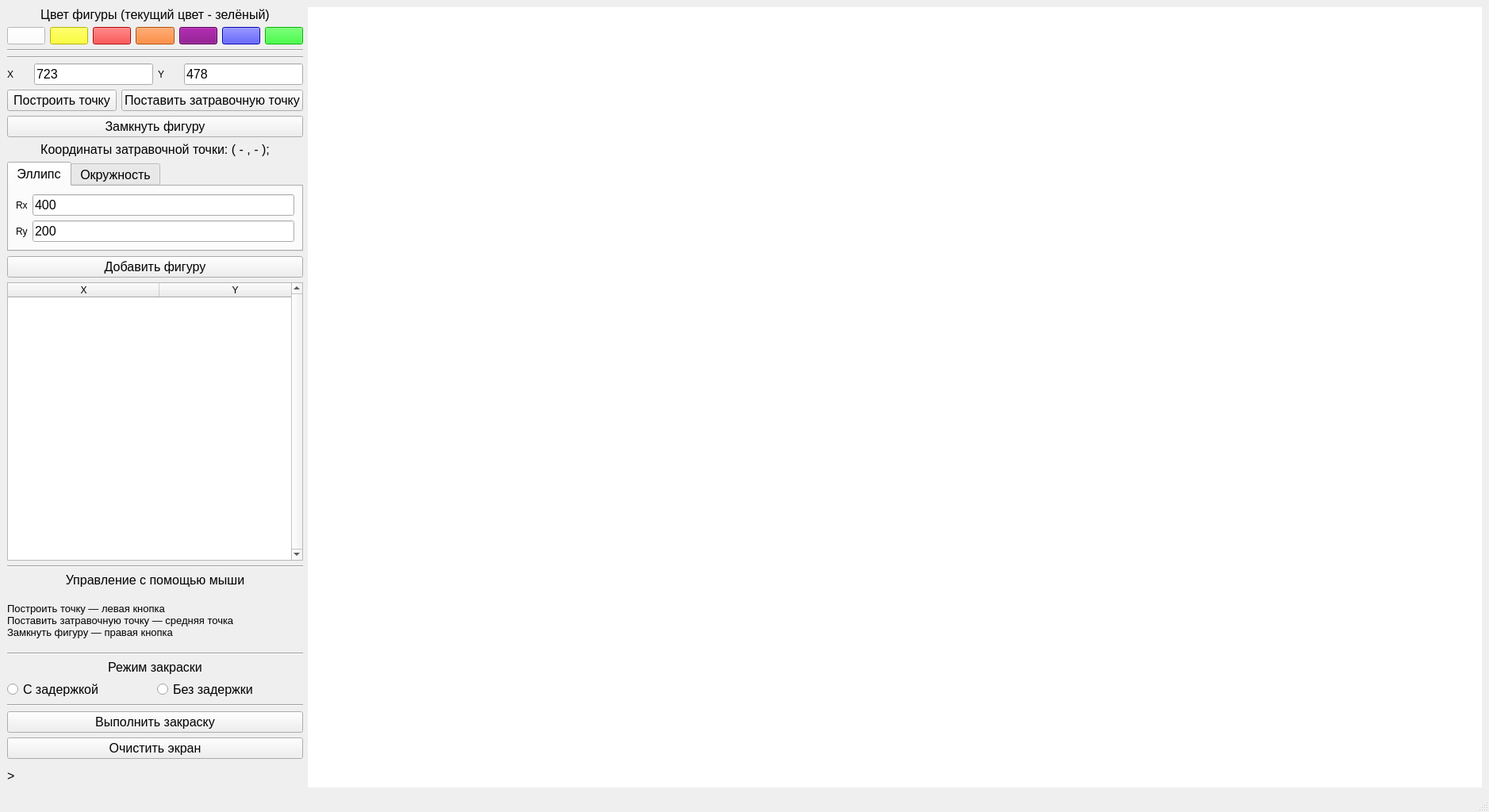
<?xml version="1.0" encoding="UTF-8"?>
<ui version="4.0">
 <class>MainWindow</class>
 <widget class="QMainWindow" name="MainWindow">
  <property name="geometry">
   <rect>
    <x>0</x>
    <y>0</y>
    <width>1877</width>
    <height>1024</height>
   </rect>
  </property>
  <property name="sizePolicy">
   <sizepolicy hsizetype="Preferred" vsizetype="Minimum">
    <horstretch>0</horstretch>
    <verstretch>0</verstretch>
   </sizepolicy>
  </property>
  <property name="minimumSize">
   <size>
    <width>0</width>
    <height>0</height>
   </size>
  </property>
  <property name="maximumSize">
   <size>
    <width>2000</width>
    <height>1024</height>
   </size>
  </property>
  <property name="windowTitle">
   <string>MainWindow</string>
  </property>
  <property name="styleSheet">
   <string notr="true"/>
  </property>
  <widget class="QWidget" name="centralwidget">
   <property name="sizePolicy">
    <sizepolicy hsizetype="Preferred" vsizetype="Minimum">
     <horstretch>0</horstretch>
     <verstretch>0</verstretch>
    </sizepolicy>
   </property>
   <property name="styleSheet">
    <string notr="true">QWidget::centralwidget {
background-color: white;
}</string>
   </property>
   <layout class="QHBoxLayout" name="horizontalLayout">
    <item>
     <layout class="QVBoxLayout" name="InputLayout">
      <item>
       <layout class="QVBoxLayout" name="LineColorBox">
        <item>
         <widget class="QLabel" name="LIneColorLabel">
          <property name="sizePolicy">
           <sizepolicy hsizetype="Minimum" vsizetype="Fixed">
            <horstretch>0</horstretch>
            <verstretch>0</verstretch>
           </sizepolicy>
          </property>
          <property name="font">
           <font>
            <pointsize>12</pointsize>
           </font>
          </property>
          <property name="text">
           <string>Цвет фигуры (текущий цвет - зелёный)</string>
          </property>
          <property name="alignment">
           <set>Qt::AlignCenter</set>
          </property>
         </widget>
        </item>
        <item>
         <layout class="QHBoxLayout" name="LineColorsLay">
          <item>
           <widget class="QPushButton" name="ButtonWhiteLine">
            <property name="sizePolicy">
             <sizepolicy hsizetype="Minimum" vsizetype="Fixed">
              <horstretch>0</horstretch>
              <verstretch>0</verstretch>
             </sizepolicy>
            </property>
            <property name="styleSheet">
             <string notr="true">QPushButton{
	background-color: rgb(255,255,255);
}</string>
            </property>
            <property name="text">
             <string/>
            </property>
           </widget>
          </item>
          <item>
           <widget class="QPushButton" name="ButtonYellowLine">
            <property name="sizePolicy">
             <sizepolicy hsizetype="Minimum" vsizetype="Fixed">
              <horstretch>0</horstretch>
              <verstretch>0</verstretch>
             </sizepolicy>
            </property>
            <property name="styleSheet">
             <string notr="true">QPushButton{
	background-color: rgb(255,255,0);
}</string>
            </property>
            <property name="text">
             <string/>
            </property>
           </widget>
          </item>
          <item>
           <widget class="QPushButton" name="ButtonRedLine">
            <property name="sizePolicy">
             <sizepolicy hsizetype="Minimum" vsizetype="Fixed">
              <horstretch>0</horstretch>
              <verstretch>0</verstretch>
             </sizepolicy>
            </property>
            <property name="styleSheet">
             <string notr="true">QPushButton{
	background-color: rgb(255,0,0);
}</string>
            </property>
            <property name="text">
             <string/>
            </property>
           </widget>
          </item>
          <item>
           <widget class="QPushButton" name="ButtonOrangeLine">
            <property name="sizePolicy">
             <sizepolicy hsizetype="Minimum" vsizetype="Fixed">
              <horstretch>0</horstretch>
              <verstretch>0</verstretch>
             </sizepolicy>
            </property>
            <property name="styleSheet">
             <string notr="true">QPushButton{
	background-color: rgb(255,104,0);
}</string>
            </property>
            <property name="text">
             <string/>
            </property>
           </widget>
          </item>
          <item>
           <widget class="QPushButton" name="ButtonPurpleLine">
            <property name="sizePolicy">
             <sizepolicy hsizetype="Minimum" vsizetype="Fixed">
              <horstretch>0</horstretch>
              <verstretch>0</verstretch>
             </sizepolicy>
            </property>
            <property name="styleSheet">
             <string notr="true">QPushButton{
	background-color: rgb(128,0,128);
}</string>
            </property>
            <property name="text">
             <string/>
            </property>
           </widget>
          </item>
          <item>
           <widget class="QPushButton" name="ButtonBlueLine">
            <property name="sizePolicy">
             <sizepolicy hsizetype="Minimum" vsizetype="Fixed">
              <horstretch>0</horstretch>
              <verstretch>0</verstretch>
             </sizepolicy>
            </property>
            <property name="styleSheet">
             <string notr="true">QPushButton{
	background-color: rgb(0,0,255);
}</string>
            </property>
            <property name="text">
             <string/>
            </property>
           </widget>
          </item>
          <item>
           <widget class="QPushButton" name="ButtonGreenLine">
            <property name="sizePolicy">
             <sizepolicy hsizetype="Minimum" vsizetype="Fixed">
              <horstretch>0</horstretch>
              <verstretch>0</verstretch>
             </sizepolicy>
            </property>
            <property name="styleSheet">
             <string notr="true">QPushButton{
	background-color: rgb(0,255,0);
}</string>
            </property>
            <property name="text">
             <string/>
            </property>
           </widget>
          </item>
         </layout>
        </item>
       </layout>
      </item>
      <item>
       <layout class="QVBoxLayout" name="BGColorBox">
        <item>
         <widget class="Line" name="line_4">
          <property name="orientation">
           <enum>Qt::Horizontal</enum>
          </property>
         </widget>
        </item>
        <item>
         <layout class="QHBoxLayout" name="BGColorLay"/>
        </item>
       </layout>
      </item>
      <item>
       <widget class="Line" name="line_2">
        <property name="orientation">
         <enum>Qt::Horizontal</enum>
        </property>
       </widget>
      </item>
      <item>
       <layout class="QGridLayout" name="gridLayout">
        <property name="bottomMargin">
         <number>0</number>
        </property>
        <item row="0" column="0">
         <widget class="QLabel" name="label_2">
          <property name="minimumSize">
           <size>
            <width>10</width>
            <height>0</height>
           </size>
          </property>
          <property name="text">
           <string>X</string>
          </property>
         </widget>
        </item>
        <item row="0" column="3">
         <widget class="QLineEdit" name="InputFieldY">
          <property name="sizePolicy">
           <sizepolicy hsizetype="Maximum" vsizetype="Fixed">
            <horstretch>0</horstretch>
            <verstretch>0</verstretch>
           </sizepolicy>
          </property>
          <property name="minimumSize">
           <size>
            <width>150</width>
            <height>0</height>
           </size>
          </property>
          <property name="font">
           <font>
            <pointsize>12</pointsize>
           </font>
          </property>
          <property name="text">
           <string>478</string>
          </property>
          <property name="placeholderText">
           <string>Координата Y</string>
          </property>
         </widget>
        </item>
        <item row="0" column="2">
         <widget class="QLabel" name="label">
          <property name="sizePolicy">
           <sizepolicy hsizetype="Minimum" vsizetype="Minimum">
            <horstretch>0</horstretch>
            <verstretch>0</verstretch>
           </sizepolicy>
          </property>
          <property name="minimumSize">
           <size>
            <width>10</width>
            <height>0</height>
           </size>
          </property>
          <property name="text">
           <string>Y</string>
          </property>
         </widget>
        </item>
        <item row="0" column="1">
         <widget class="QLineEdit" name="InputFieldX">
          <property name="sizePolicy">
           <sizepolicy hsizetype="Maximum" vsizetype="Fixed">
            <horstretch>0</horstretch>
            <verstretch>0</verstretch>
           </sizepolicy>
          </property>
          <property name="minimumSize">
           <size>
            <width>150</width>
            <height>0</height>
           </size>
          </property>
          <property name="font">
           <font>
            <pointsize>12</pointsize>
           </font>
          </property>
          <property name="text">
           <string>723</string>
          </property>
          <property name="placeholderText">
           <string>Координата X</string>
          </property>
         </widget>
        </item>
       </layout>
      </item>
      <item>
       <layout class="QHBoxLayout" name="horizontalLayout_6">
        <property name="bottomMargin">
         <number>0</number>
        </property>
        <item>
         <widget class="QPushButton" name="AddPointButton">
          <property name="sizePolicy">
           <sizepolicy hsizetype="Minimum" vsizetype="Fixed">
            <horstretch>0</horstretch>
            <verstretch>0</verstretch>
           </sizepolicy>
          </property>
          <property name="font">
           <font>
            <pointsize>12</pointsize>
           </font>
          </property>
          <property name="text">
           <string>Построить точку</string>
          </property>
         </widget>
        </item>
        <item>
         <widget class="QPushButton" name="AddSeedPointButton">
          <property name="font">
           <font>
            <pointsize>12</pointsize>
           </font>
          </property>
          <property name="text">
           <string>Поставить затравочную точку</string>
          </property>
         </widget>
        </item>
       </layout>
      </item>
      <item>
       <widget class="QPushButton" name="CloseFigureButton">
        <property name="sizePolicy">
         <sizepolicy hsizetype="Minimum" vsizetype="Fixed">
          <horstretch>0</horstretch>
          <verstretch>0</verstretch>
         </sizepolicy>
        </property>
        <property name="font">
         <font>
          <pointsize>12</pointsize>
         </font>
        </property>
        <property name="text">
         <string>Замкнуть фигуру</string>
        </property>
       </widget>
      </item>
      <item>
       <widget class="QLabel" name="SeedLabel">
        <property name="sizePolicy">
         <sizepolicy hsizetype="Minimum" vsizetype="Preferred">
          <horstretch>0</horstretch>
          <verstretch>0</verstretch>
         </sizepolicy>
        </property>
        <property name="font">
         <font>
          <pointsize>12</pointsize>
         </font>
        </property>
        <property name="text">
         <string>Координаты затравочной точки: ( - , - );</string>
        </property>
        <property name="alignment">
         <set>Qt::AlignCenter</set>
        </property>
       </widget>
      </item>
      <item>
       <widget class="QTabWidget" name="CircleType">
        <property name="sizePolicy">
         <sizepolicy hsizetype="Minimum" vsizetype="Fixed">
          <horstretch>0</horstretch>
          <verstretch>0</verstretch>
         </sizepolicy>
        </property>
        <property name="font">
         <font>
          <pointsize>12</pointsize>
         </font>
        </property>
        <property name="currentIndex">
         <number>0</number>
        </property>
        <widget class="QWidget" name="EllipseTab_3">
         <attribute name="title">
          <string>Эллипс</string>
         </attribute>
         <layout class="QVBoxLayout" name="verticalLayout_7">
          <item>
           <layout class="QGridLayout" name="gridLayout_4">
            <property name="bottomMargin">
             <number>0</number>
            </property>
            <item row="1" column="1">
             <widget class="QLineEdit" name="InputFieldRy_3">
              <property name="sizePolicy">
               <sizepolicy hsizetype="Minimum" vsizetype="Fixed">
                <horstretch>0</horstretch>
                <verstretch>0</verstretch>
               </sizepolicy>
              </property>
              <property name="font">
               <font>
                <pointsize>12</pointsize>
               </font>
              </property>
              <property name="text">
               <string>200</string>
              </property>
              <property name="placeholderText">
               <string>Вертикальная полуось</string>
              </property>
             </widget>
            </item>
            <item row="0" column="1">
             <widget class="QLineEdit" name="InputFieldRx_3">
              <property name="sizePolicy">
               <sizepolicy hsizetype="Minimum" vsizetype="Fixed">
                <horstretch>0</horstretch>
                <verstretch>0</verstretch>
               </sizepolicy>
              </property>
              <property name="minimumSize">
               <size>
                <width>330</width>
                <height>0</height>
               </size>
              </property>
              <property name="font">
               <font>
                <pointsize>12</pointsize>
               </font>
              </property>
              <property name="text">
               <string>400</string>
              </property>
              <property name="placeholderText">
               <string>Горизонтальная полуось</string>
              </property>
             </widget>
            </item>
            <item row="0" column="0">
             <widget class="QLabel" name="label_12">
              <property name="sizePolicy">
               <sizepolicy hsizetype="Minimum" vsizetype="Preferred">
                <horstretch>0</horstretch>
                <verstretch>0</verstretch>
               </sizepolicy>
              </property>
              <property name="minimumSize">
               <size>
                <width>10</width>
                <height>0</height>
               </size>
              </property>
              <property name="text">
               <string>Rx</string>
              </property>
             </widget>
            </item>
            <item row="1" column="0">
             <widget class="QLabel" name="label_13">
              <property name="sizePolicy">
               <sizepolicy hsizetype="Minimum" vsizetype="Preferred">
                <horstretch>0</horstretch>
                <verstretch>0</verstretch>
               </sizepolicy>
              </property>
              <property name="minimumSize">
               <size>
                <width>10</width>
                <height>0</height>
               </size>
              </property>
              <property name="text">
               <string>Ry</string>
              </property>
             </widget>
            </item>
           </layout>
          </item>
         </layout>
        </widget>
        <widget class="QWidget" name="CircleTab_3">
         <attribute name="title">
          <string>Окружность</string>
         </attribute>
         <layout class="QVBoxLayout" name="verticalLayout_8">
          <item>
           <layout class="QHBoxLayout" name="horizontalLayout_5">
            <item>
             <widget class="QLabel" name="label_14">
              <property name="text">
               <string>R</string>
              </property>
             </widget>
            </item>
            <item>
             <widget class="QLineEdit" name="InputFieldR_3">
              <property name="sizePolicy">
               <sizepolicy hsizetype="Minimum" vsizetype="Fixed">
                <horstretch>0</horstretch>
                <verstretch>0</verstretch>
               </sizepolicy>
              </property>
              <property name="minimumSize">
               <size>
                <width>330</width>
                <height>0</height>
               </size>
              </property>
              <property name="font">
               <font>
                <pointsize>12</pointsize>
               </font>
              </property>
              <property name="text">
               <string>400</string>
              </property>
              <property name="placeholderText">
               <string>Радиус</string>
              </property>
             </widget>
            </item>
           </layout>
          </item>
         </layout>
        </widget>
       </widget>
      </item>
      <item>
       <widget class="QPushButton" name="AddFigureButton">
        <property name="font">
         <font>
          <pointsize>12</pointsize>
         </font>
        </property>
        <property name="text">
         <string>Добавить фигуру</string>
        </property>
       </widget>
      </item>
      <item>
       <widget class="QTableWidget" name="TablePoints">
        <property name="sizePolicy">
         <sizepolicy hsizetype="Preferred" vsizetype="Expanding">
          <horstretch>0</horstretch>
          <verstretch>0</verstretch>
         </sizepolicy>
        </property>
        <property name="verticalScrollBarPolicy">
         <enum>Qt::ScrollBarAlwaysOn</enum>
        </property>
        <property name="horizontalScrollBarPolicy">
         <enum>Qt::ScrollBarAlwaysOff</enum>
        </property>
        <property name="sizeAdjustPolicy">
         <enum>QAbstractScrollArea::AdjustIgnored</enum>
        </property>
        <property name="autoScroll">
         <bool>false</bool>
        </property>
        <property name="editTriggers">
         <set>QAbstractItemView::NoEditTriggers</set>
        </property>
        <attribute name="horizontalHeaderCascadingSectionResizes">
         <bool>true</bool>
        </attribute>
        <attribute name="horizontalHeaderMinimumSectionSize">
         <number>100</number>
        </attribute>
        <attribute name="horizontalHeaderDefaultSectionSize">
         <number>191</number>
        </attribute>
        <attribute name="horizontalHeaderStretchLastSection">
         <bool>true</bool>
        </attribute>
        <column>
         <property name="text">
          <string>X</string>
         </property>
        </column>
        <column>
         <property name="text">
          <string>Y</string>
         </property>
        </column>
       </widget>
      </item>
      <item>
       <widget class="Line" name="line_3">
        <property name="orientation">
         <enum>Qt::Horizontal</enum>
        </property>
       </widget>
      </item>
      <item>
       <widget class="QLabel" name="label_4">
        <property name="font">
         <font>
          <pointsize>12</pointsize>
         </font>
        </property>
        <property name="text">
         <string>Управление с помощью мыши</string>
        </property>
        <property name="alignment">
         <set>Qt::AlignCenter</set>
        </property>
       </widget>
      </item>
      <item>
       <widget class="QLabel" name="label_3">
        <property name="minimumSize">
         <size>
          <width>0</width>
          <height>70</height>
         </size>
        </property>
        <property name="font">
         <font>
          <pointsize>10</pointsize>
         </font>
        </property>
        <property name="text">
         <string>Построить точку — левая кнопка
Поставить затравочную точку — средняя точка
Замкнуть фигуру — правая кнопка</string>
        </property>
        <property name="wordWrap">
         <bool>true</bool>
        </property>
       </widget>
      </item>
      <item>
       <widget class="Line" name="line_5">
        <property name="orientation">
         <enum>Qt::Horizontal</enum>
        </property>
       </widget>
      </item>
      <item>
       <widget class="QLabel" name="label_6">
        <property name="font">
         <font>
          <pointsize>12</pointsize>
         </font>
        </property>
        <property name="text">
         <string>Режим закраски</string>
        </property>
        <property name="alignment">
         <set>Qt::AlignCenter</set>
        </property>
       </widget>
      </item>
      <item>
       <layout class="QVBoxLayout" name="MethodLay">
        <property name="spacing">
         <number>4</number>
        </property>
        <item>
         <layout class="QHBoxLayout" name="horizontalLayout_2">
          <property name="rightMargin">
           <number>0</number>
          </property>
          <property name="bottomMargin">
           <number>0</number>
          </property>
          <item>
           <widget class="QRadioButton" name="DelayButton">
            <property name="sizePolicy">
             <sizepolicy hsizetype="Minimum" vsizetype="Fixed">
              <horstretch>0</horstretch>
              <verstretch>0</verstretch>
             </sizepolicy>
            </property>
            <property name="font">
             <font>
              <pointsize>12</pointsize>
             </font>
            </property>
            <property name="text">
             <string>С задержкой</string>
            </property>
            <property name="checkable">
             <bool>true</bool>
            </property>
            <property name="checked">
             <bool>false</bool>
            </property>
           </widget>
          </item>
          <item>
           <widget class="QRadioButton" name="NoDelayButton">
            <property name="sizePolicy">
             <sizepolicy hsizetype="Minimum" vsizetype="Fixed">
              <horstretch>0</horstretch>
              <verstretch>0</verstretch>
             </sizepolicy>
            </property>
            <property name="font">
             <font>
              <pointsize>12</pointsize>
             </font>
            </property>
            <property name="text">
             <string>Без задержки</string>
            </property>
           </widget>
          </item>
         </layout>
        </item>
       </layout>
      </item>
      <item>
       <layout class="QVBoxLayout" name="SpectreLayout">
        <item>
         <widget class="Line" name="line">
          <property name="orientation">
           <enum>Qt::Horizontal</enum>
          </property>
         </widget>
        </item>
        <item>
         <widget class="QPushButton" name="FillFigureButton">
          <property name="sizePolicy">
           <sizepolicy hsizetype="Minimum" vsizetype="Fixed">
            <horstretch>0</horstretch>
            <verstretch>0</verstretch>
           </sizepolicy>
          </property>
          <property name="font">
           <font>
            <pointsize>12</pointsize>
           </font>
          </property>
          <property name="text">
           <string>Выполнить закраску</string>
          </property>
         </widget>
        </item>
        <item>
         <widget class="QPushButton" name="ClearButton">
          <property name="sizePolicy">
           <sizepolicy hsizetype="Minimum" vsizetype="Fixed">
            <horstretch>0</horstretch>
            <verstretch>0</verstretch>
           </sizepolicy>
          </property>
          <property name="font">
           <font>
            <pointsize>12</pointsize>
           </font>
          </property>
          <property name="text">
           <string>Очистить экран</string>
          </property>
         </widget>
        </item>
       </layout>
      </item>
      <item>
       <widget class="QLabel" name="LabelCommunicator">
        <property name="sizePolicy">
         <sizepolicy hsizetype="Minimum" vsizetype="Minimum">
          <horstretch>0</horstretch>
          <verstretch>0</verstretch>
         </sizepolicy>
        </property>
        <property name="minimumSize">
         <size>
          <width>100</width>
          <height>30</height>
         </size>
        </property>
        <property name="font">
         <font>
          <pointsize>12</pointsize>
         </font>
        </property>
        <property name="text">
         <string>&gt;</string>
        </property>
       </widget>
      </item>
     </layout>
    </item>
    <item>
     <widget class="CustomLabel" name="picture">
      <property name="sizePolicy">
       <sizepolicy hsizetype="Expanding" vsizetype="Expanding">
        <horstretch>0</horstretch>
        <verstretch>0</verstretch>
       </sizepolicy>
      </property>
      <property name="minimumSize">
       <size>
        <width>1000</width>
        <height>0</height>
       </size>
      </property>
      <property name="styleSheet">
       <string notr="true">background-color: white;</string>
      </property>
      <property name="text">
       <string/>
      </property>
     </widget>
    </item>
   </layout>
  </widget>
  <widget class="QMenuBar" name="menubar">
   <property name="geometry">
    <rect>
     <x>0</x>
     <y>0</y>
     <width>1877</width>
     <height>25</height>
    </rect>
   </property>
  </widget>
  <widget class="QStatusBar" name="statusbar"/>
 </widget>
 <customwidgets>
  <customwidget>
   <class>CustomLabel</class>
   <extends>QLabel</extends>
   <header>customlabel.h</header>
  </customwidget>
 </customwidgets>
 <resources/>
 <connections/>
</ui>
